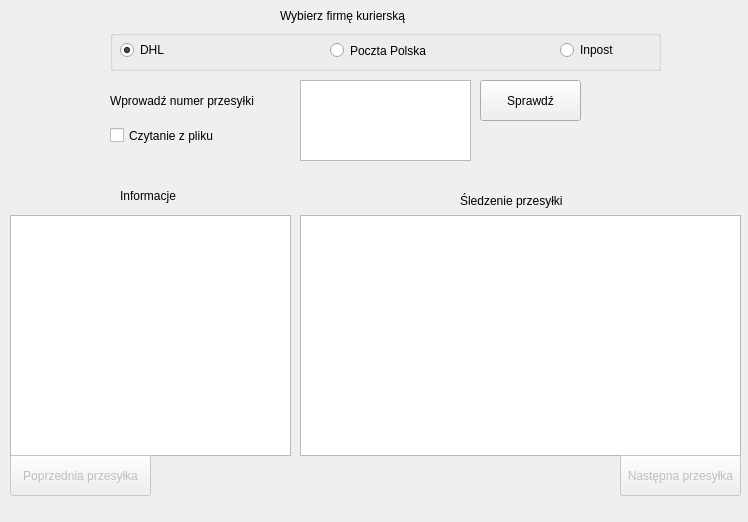
<?xml version="1.0" encoding="UTF-8"?>
<ui version="4.0">
 <class>MonitoringPaczek</class>
 <widget class="QMainWindow" name="MonitoringPaczek">
  <property name="geometry">
   <rect>
    <x>0</x>
    <y>0</y>
    <width>748</width>
    <height>522</height>
   </rect>
  </property>
  <property name="windowTitle">
   <string>MonitoringPaczek</string>
  </property>
  <widget class="QWidget" name="centralwidget">
   <widget class="QLabel" name="label">
    <property name="geometry">
     <rect>
      <x>280</x>
      <y>0</y>
      <width>161</width>
      <height>31</height>
     </rect>
    </property>
    <property name="font">
     <font>
      <pointsize>9</pointsize>
     </font>
    </property>
    <property name="text">
     <string>Wybierz firmę kurierską</string>
    </property>
   </widget>
   <widget class="QLabel" name="label_2">
    <property name="geometry">
     <rect>
      <x>110</x>
      <y>90</y>
      <width>181</width>
      <height>21</height>
     </rect>
    </property>
    <property name="font">
     <font>
      <pointsize>9</pointsize>
     </font>
    </property>
    <property name="text">
     <string>Wprowadź numer przesyłki</string>
    </property>
   </widget>
   <widget class="QLabel" name="labelTest">
    <property name="geometry">
     <rect>
      <x>50</x>
      <y>185</y>
      <width>55</width>
      <height>16</height>
     </rect>
    </property>
    <property name="text">
     <string/>
    </property>
   </widget>
   <widget class="QGroupBox" name="groupBox">
    <property name="geometry">
     <rect>
      <x>110</x>
      <y>30</y>
      <width>551</width>
      <height>41</height>
     </rect>
    </property>
    <property name="title">
     <string/>
    </property>
    <widget class="QRadioButton" name="radioINPOST">
     <property name="geometry">
      <rect>
       <x>450</x>
       <y>10</y>
       <width>95</width>
       <height>20</height>
      </rect>
     </property>
     <property name="font">
      <font>
       <pointsize>9</pointsize>
      </font>
     </property>
     <property name="text">
      <string>Inpost</string>
     </property>
    </widget>
    <widget class="QRadioButton" name="radioPP">
     <property name="geometry">
      <rect>
       <x>220</x>
       <y>10</y>
       <width>121</width>
       <height>21</height>
      </rect>
     </property>
     <property name="font">
      <font>
       <pointsize>9</pointsize>
      </font>
     </property>
     <property name="text">
      <string>Poczta Polska</string>
     </property>
    </widget>
    <widget class="QRadioButton" name="radioDHL">
     <property name="geometry">
      <rect>
       <x>10</x>
       <y>10</y>
       <width>95</width>
       <height>20</height>
      </rect>
     </property>
     <property name="font">
      <font>
       <pointsize>9</pointsize>
      </font>
     </property>
     <property name="text">
      <string>DHL</string>
     </property>
     <property name="checked">
      <bool>true</bool>
     </property>
    </widget>
   </widget>
   <widget class="QPushButton" name="pushButton">
    <property name="geometry">
     <rect>
      <x>480</x>
      <y>80</y>
      <width>101</width>
      <height>41</height>
     </rect>
    </property>
    <property name="text">
     <string>Sprawdź</string>
    </property>
   </widget>
   <widget class="QTableView" name="tableView">
    <property name="geometry">
     <rect>
      <x>300</x>
      <y>215</y>
      <width>441</width>
      <height>241</height>
     </rect>
    </property>
    <attribute name="horizontalHeaderDefaultSectionSize">
     <number>200</number>
    </attribute>
   </widget>
   <widget class="QLabel" name="label_3">
    <property name="geometry">
     <rect>
      <x>120</x>
      <y>185</y>
      <width>91</width>
      <height>21</height>
     </rect>
    </property>
    <property name="font">
     <font>
      <pointsize>9</pointsize>
     </font>
    </property>
    <property name="text">
     <string>Informacje</string>
    </property>
   </widget>
   <widget class="QTextEdit" name="textEdit">
    <property name="geometry">
     <rect>
      <x>10</x>
      <y>215</y>
      <width>281</width>
      <height>241</height>
     </rect>
    </property>
    <property name="font">
     <font>
      <pointsize>10</pointsize>
     </font>
    </property>
    <property name="readOnly">
     <bool>true</bool>
    </property>
   </widget>
   <widget class="QLabel" name="label_4">
    <property name="geometry">
     <rect>
      <x>460</x>
      <y>185</y>
      <width>131</width>
      <height>31</height>
     </rect>
    </property>
    <property name="font">
     <font>
      <pointsize>9</pointsize>
     </font>
    </property>
    <property name="text">
     <string>Śledzenie przesyłki</string>
    </property>
   </widget>
   <widget class="QPushButton" name="pushButton_2">
    <property name="enabled">
     <bool>false</bool>
    </property>
    <property name="geometry">
     <rect>
      <x>620</x>
      <y>455</y>
      <width>121</width>
      <height>41</height>
     </rect>
    </property>
    <property name="text">
     <string>Następna przesyłka</string>
    </property>
   </widget>
   <widget class="QPushButton" name="pushButton_3">
    <property name="enabled">
     <bool>false</bool>
    </property>
    <property name="geometry">
     <rect>
      <x>10</x>
      <y>455</y>
      <width>141</width>
      <height>41</height>
     </rect>
    </property>
    <property name="text">
     <string>Poprzednia przesyłka</string>
    </property>
   </widget>
   <widget class="QTextEdit" name="numeryPrzesylek">
    <property name="geometry">
     <rect>
      <x>300</x>
      <y>80</y>
      <width>171</width>
      <height>81</height>
     </rect>
    </property>
   </widget>
   <widget class="QLabel" name="iloscprzesylek">
    <property name="geometry">
     <rect>
      <x>300</x>
      <y>170</y>
      <width>231</width>
      <height>16</height>
     </rect>
    </property>
    <property name="text">
     <string/>
    </property>
   </widget>
   <widget class="QLabel" name="numerPrzesylki">
    <property name="geometry">
     <rect>
      <x>300</x>
      <y>470</y>
      <width>121</width>
      <height>21</height>
     </rect>
    </property>
    <property name="font">
     <font>
      <pointsize>10</pointsize>
     </font>
    </property>
    <property name="text">
     <string/>
    </property>
   </widget>
   <widget class="QCheckBox" name="czytanieZpliku">
    <property name="geometry">
     <rect>
      <x>110</x>
      <y>120</y>
      <width>161</width>
      <height>31</height>
     </rect>
    </property>
    <property name="font">
     <font>
      <pointsize>9</pointsize>
     </font>
    </property>
    <property name="text">
     <string>Czytanie z pliku</string>
    </property>
   </widget>
  </widget>
  <widget class="QMenuBar" name="menubar">
   <property name="geometry">
    <rect>
     <x>0</x>
     <y>0</y>
     <width>748</width>
     <height>26</height>
    </rect>
   </property>
  </widget>
 </widget>
 <resources/>
 <connections/>
</ui>
